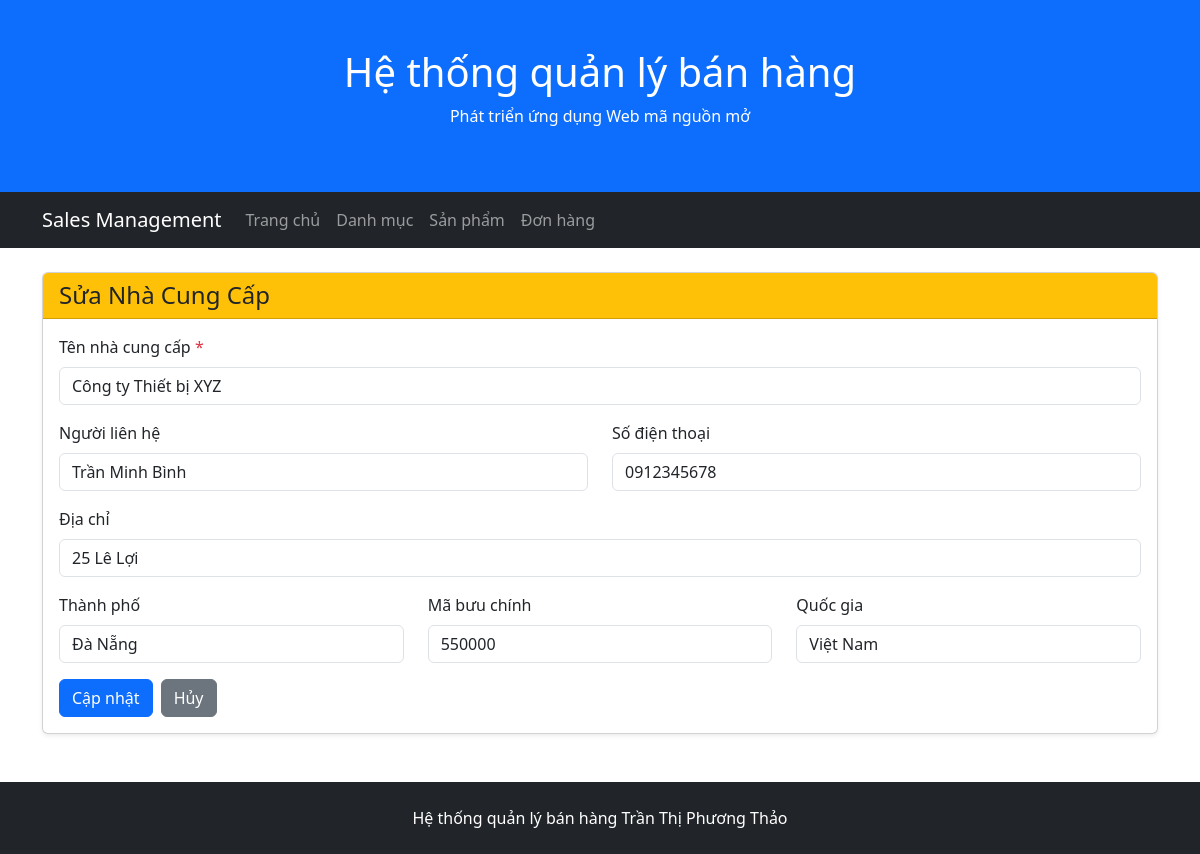
Page /suppliers/edit.php?id=2 on the committed database.
### tables this page shows
CREATE TABLE suppliers (
    SupplierID INT AUTO_INCREMENT PRIMARY KEY,
    SupplierName VARCHAR(200) NOT NULL,
    ContactName VARCHAR(100),
    Address VARCHAR(200),
    City VARCHAR(100),
    PostalCode VARCHAR(20),
    Country VARCHAR(100),
    Phone VARCHAR(20)
);

### public/suppliers/edit.php (the view, shortened to what this page needs)
<?php
require_once '/var/www/src/config/database.php';
$id = $_GET['id'] ?? null;
$stmt = $conn->prepare("SELECT * FROM suppliers WHERE SupplierID = ?");
$stmt->bind_param("i", $id);
$stmt->execute();
$supplier = $stmt->get_result()->fetch_assoc();
require_once '/var/www/src/includes/admin/header.php';
require_once '/var/www/src/includes/admin/navbar.php';
?>
<div class="container mt-4">
    <div class="card shadow-sm">
        <div class="card-header bg-warning text-dark"><h4 class="mb-0">Sửa Nhà Cung Cấp</h4></div>
        <div class="card-body">
            <form action="edit.php?id=<?= htmlspecialchars($id) ?>" method="POST">
                <div class="mb-3">
                    <label class="form-label font-weight-bold">Tên nhà cung cấp <span class="text-danger">*</span></label>
                    <input type="text" class="form-control" name="SupplierName" value="<?= htmlspecialchars($supplier['SupplierName']) ?>" required>
                </div>
                <div class="row">
                    <div class="col-md-6 mb-3">
                        <label class="form-label">Người liên hệ</label>
                        <input type="text" class="form-control" name="ContactName" value="<?= htmlspecialchars($supplier['ContactName'] ?? '') ?>">
                    </div>
                    <div class="col-md-6 mb-3">
                        <label class="form-label">Số điện thoại</label>
                        <input type="text" class="form-control" name="Phone" value="<?= htmlspecialchars($supplier['Phone'] ?? '') ?>">
                    </div>
                </div>
                <div class="mb-3"><label class="form-label">Địa chỉ</label>
                    <input type="text" class="form-control" name="Address" value="<?= htmlspecialchars($supplier['Address'] ?? '') ?>">
                </div>
                <div class="row">
                    <div class="col-md-4 mb-3"><label class="form-label">Thành phố</label><input type="text" class="form-control" name="City" value="<?= htmlspecialchars($supplier['City'] ?? '') ?>"></div>
                    <div class="col-md-4 mb-3"><label class="form-label">Mã bưu chính</label><input type="text" class="form-control" name="PostalCode" value="<?= htmlspecialchars($supplier['PostalCode'] ?? '') ?>"></div>
                    <div class="col-md-4 mb-3"><label class="form-label">Quốc gia</label><input type="text" class="form-control" name="Country" value="<?= htmlspecialchars($supplier['Country'] ?? '') ?>"></div>
                </div>
                <div class="d-flex gap-2">
                    <button type="submit" class="btn btn-primary">Cập nhật</button>
                    <a href="index.php" class="btn btn-secondary">Hủy</a>
                </div>
            </form>
        </div>
    </div>
</div>
<?php require_once '/var/www/src/includes/admin/footer.php'; ?>

### rows in the picture
suppliers: SupplierName "Công ty Thiết bị XYZ", ContactName "Trần Minh Bình", Phone "0912345678", Address "25 Lê Lợi", City "Đà Nẵng", PostalCode "550000", Country "Việt Nam"
